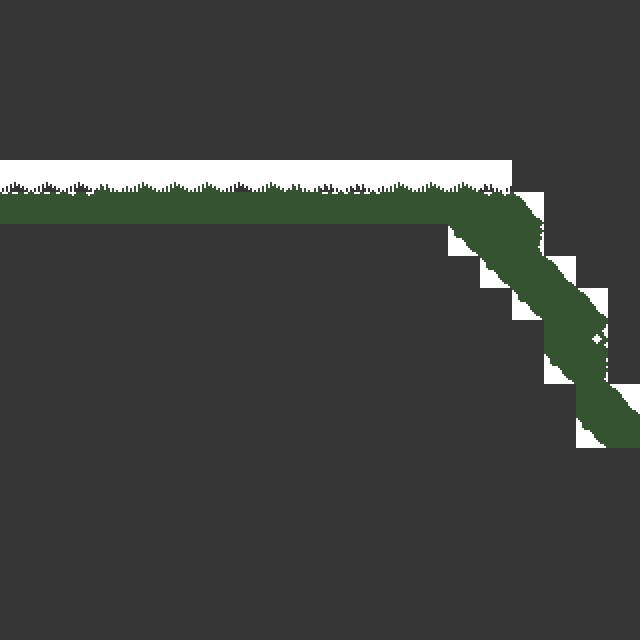

The image is a tile-based game level rendered from a .tmx file. Its description and source (layers, tilesets, objects; grid data summarised) follow:
An orthogonal 20x20 tile map with 32x32 px tiles, 2 tile layers (Tile Layer 1, Tile Layer 2).

<map version="1.0" orientation="orthogonal" width="20" height="20" tilewidth="32" tileheight="32">
 <tileset firstgid="1" name="mini32" tilewidth="32" tileheight="32">
  <image source="../James Graphics/mini32.png" trans="ffffff" width="256" height="256" />
 </tileset>
 <layer name="Tile Layer 1" width="20" height="20">
  <data>[400 cells, 400 non-empty, 1 distinct tile ids]</data>
 </layer>
 <layer name="Tile Layer 2" width="20" height="20">
  <data>[400 cells, 50 non-empty, 12 distinct tile ids]</data>
 </layer>
</map>